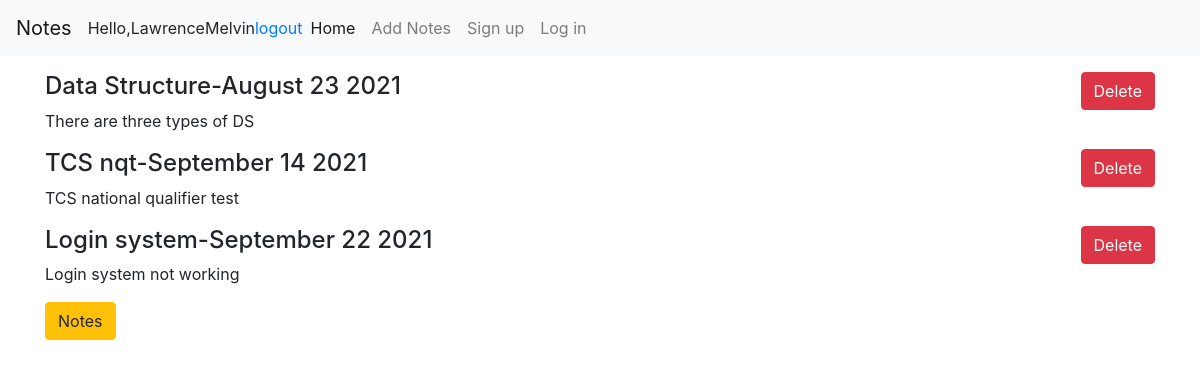
The app's page / (signed in) with its own data.
### note/models.py (models this page shows, shortened)
class notes(models.Model):
  title = models.CharField(max_length=200)
  note_date = models.DateTimeField(default=timezone.now() ,null=True)
  notes = models.TextField()

### note/views.py (the view)
# urls.py: path('',views.index,name='home'),
@login_required(login_url='login')
def index(request):
  context ={'notes':notes.objects.all(),}
  return render(request,'note/home.html',context)

### note/templates/note/home.html (shortened to what this page needs)
{% extends "note/base.html" %}
{% block content %}
  <div class="container">
  {% for note in notes %}
      <form action="del/{{note.id}}" method="POST">
       <input class="btn btn-danger" type="submit" name="Delete" value="Delete" style="float:right">
      </form>
        <h4>{{note.title}}-{{note.note_date|date:"F d Y"}}</h4>
        <p>{{note.notes}}</p>
  {% endfor %}
  <p>
  <a class="btn btn-warning" href="{% url 'add' %}" role="button">Notes</a>
  </p>
  </div>
{% endblock %}

### note/templates/note/base.html (shortened to what this page needs)
<html>
  <head>
    <link rel="stylesheet" href="https://stackpath.bootstrapcdn.com/bootstrap/4.5.0/css/bootstrap.min.css">
  </head>
  <body>
    <nav class="navbar navbar-expand-lg navbar-light bg-light">
  <a class="navbar-brand" href="{% url 'home' %}">Notes</a>
   <span>Hello,{{request.user}}</span>
    <span><a href="{% url 'logout' %}">logout</a></span>
  <div class="collapse navbar-collapse" id="navbarNavAltMarkup">
    <div class="navbar-nav">
      <a class="nav-item nav-link active" href="{% url 'home' %}">Home <span class="sr-only">(current)</span></a>
      <a class="nav-item nav-link" href="{% url 'add' %}">Add Notes</a>
      <a class="nav-item nav-link" href="{% url 'register' %}">Sign up</a>
      <a class="nav-item nav-link" href="{% url 'login' %}">Log in</a>
    </div>
  </div>
    </nav>
    {% block content %} {% endblock %}
  </body>
</html>

### records on screen
notes: title "Data Structure", note_date "August 23 2021", notes "There are three types of DS"
notes: title "TCS nqt", note_date "September 14 2021", notes "TCS national qualifier test"
notes: title "Login system", note_date "September 22 2021", notes "Login system not working"

### other values on screen
{{ request.user }} "LawrenceMelvin"
